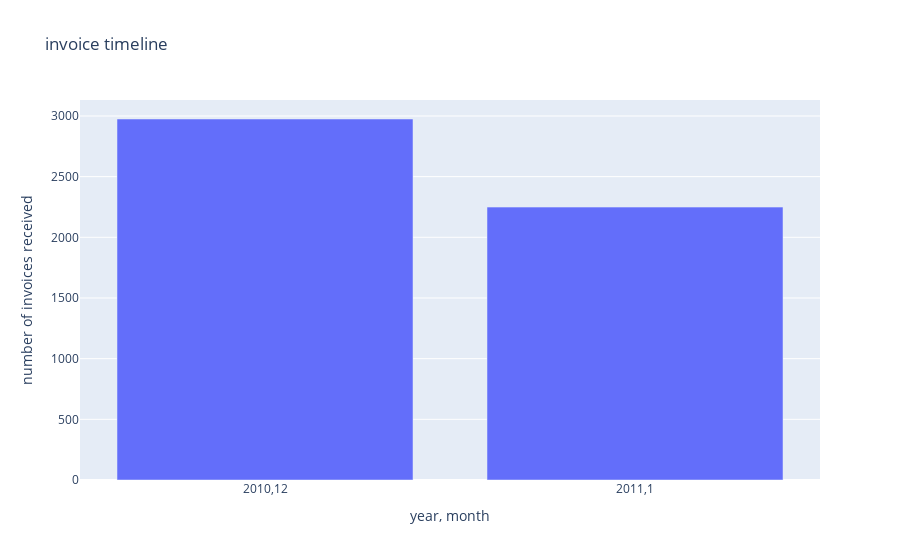

The cell this chart's notebook holds for it:
### Code cell
data_plot = [go.Bar(x=Seasonality.index,y=Seasonality.time)]
layout = go.Layout(yaxis={'autorange':True, 'title':'number of invoices received'},xaxis={'type':'category','title':'year, month'},title='invoice timeline')
fig = go.Figure(data=data_plot, layout=layout)
#iplot(fig)
iplot(fig)

### Figure 1 — Plotly figure (JSON) as saved in the notebook; plotly's stock layout.template omitted (floating-point values rounded to 4 significant figures)
{"data": [{"type": "bar", "x": [[2010, 12], [2011, 1], [2011, 2], [2011, 3], [2011, 4], [2011, 5], [2011, 6], [2011, 7], [2011, 8], [2011, 9], [2011, 10], [2011, 11], [2011, 12]], "y": [2975, 2249, 2006, 2722, 2263, 2388, 2313, 2439, 2257, 2964, 3544, 4375, 1149]}], "layout": {"title": {"text": "invoice timeline"}, "xaxis": {"title": {"text": "year, month"}, "type": "category"}, "yaxis": {"autorange": true, "title": {"text": "number of invoices received"}}}}
